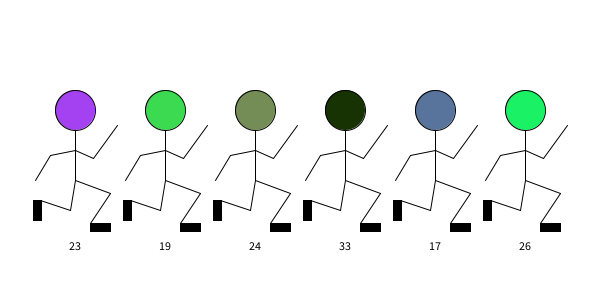
Frame 1 (no input)
Frame 60 (the mouse pressed at the canvas centre just before this capture): identical to frame 1, image omitted
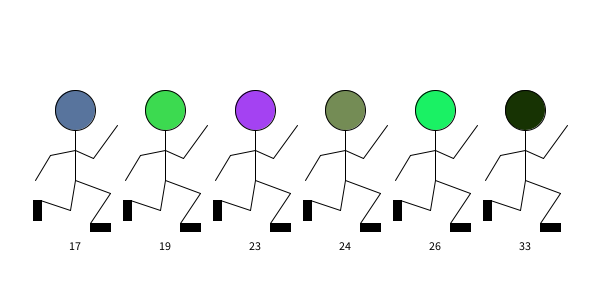
Frame 120 (the mouse held since frame 60 and released just before this capture)

The Processing sketch that drew these frames (run headless with seeded random() and noise(); from frame 60 on, the mouse is pressed at the canvas centre):

// Processing sketch: Arrays12rev1
// ── Arrays12rev1.pde
// Your name goes here
// Display stickmen objects and place them in order by age using a selection sort

// The StickMan array initialized to zero (0) elements
StickMan[] stick = new StickMan[0];

// An array of ages to which the stick objects are initialized when instantiated
int[] ages = 
{
  23, 19, 24, 33, 17, 26
};

// Set size of outputwindow and drawing mode to smooth
// Iterate through and instantiate stick[] array objects with age attribute values
void setup()
{
  size(600, 300);
  smooth();

  for (int index = 0; index < ages.length; index++)
  {
    StickMan newStick = new StickMan( ages[index] );
    stick = ( StickMan[] ) append(stick, newStick);
  }
}

// Erase screen to white
// Iterate through and display the stick[] array objects
void draw()
{
  background(255);

  for (int index = 0; index < stick.length; index++)
  {
    stick[index].display(75 + index * 90);
  }
}

// Sort the stick array by the age using a selection sort
void mousePressed()
{
  int smallest;

  for (int index = 0; index < (stick.length - 1); index++)
  {
    smallest = index;

    for (int index2 = (index + 1); index2 < stick.length; index2++)
    { 
      if ( stick[index2].age < stick[smallest].age )
      {
        smallest = index2;
      }
    }

    swap(index, smallest);
  }
}

// Helper method to swap the two stick object elements
void swap(int firstIndex, int secondIndex)
{
  StickMan temporary = stick[firstIndex];
  stick[firstIndex] = stick[secondIndex];
  stick[secondIndex] = temporary;
}
// ── StickMan.pde
class StickMan
{
  float x;
  float y;
  
  // RGB colors of the StickMan head
  int r;
  int g;
  int b;
  
  // The StickMan age
  int age;
  
  // Set x- and y-coordinates, the RGB values for the StickMan head
  // and the age of the StickMan object 
  
  StickMan(int newAge)
  {
    x = 0;
    y = height - 150;
    
    r = (int) random(255);
    g = (int) random(255);
    b = (int) random(255);
    
    age = newAge;
  }
  
  // Draw the StickMan object and display his name
  void display(int xLocation)
  {
    // Calculate x-coord from index parameter
    x = xLocation;
    
    // Black for lines, borders and text
    stroke(0);
    
    //Draw the head
    fill(r, g, b);
    ellipse(x, y - 40, 40, 40);
    
    // Draw the body
    line(x, y - 20, x, y + 30);
    
    // Draw the left arm
    line(x, y, x - 25, y + 5);
    line(x - 25, y + 5, x - 40, y + 30);
    
    // Draw the right arm
    line(x, y, x + 18, y + 8);
    line(x + 18, y + 8, x + 42, y - 25);
    
    // Draw the left leg
    line(x, y + 30, x - 5, y + 60);
    line(x - 5, y + 60, x - 35, y + 50);
    
    // Draw the right leg
    line(x, y + 30, x + 35, y + 43);
    line(x + 35, y + 43, x + 15, y + 73);
    
    // Draw the feet
    fill(0);
    rect(x - 42, y + 50, 8, 20);
    rect(x + 15, y + 73, 20, 8);
    
    // Draw the age
    textAlign(CENTER);
    text(age, x, y + 100);
  }
  
}
